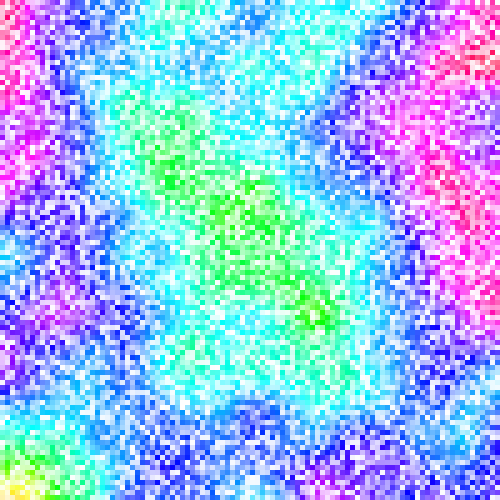
Frame 1 (no input)
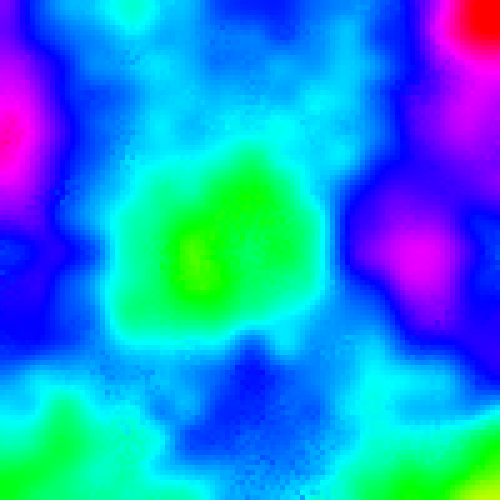
Frame 60 (no input)
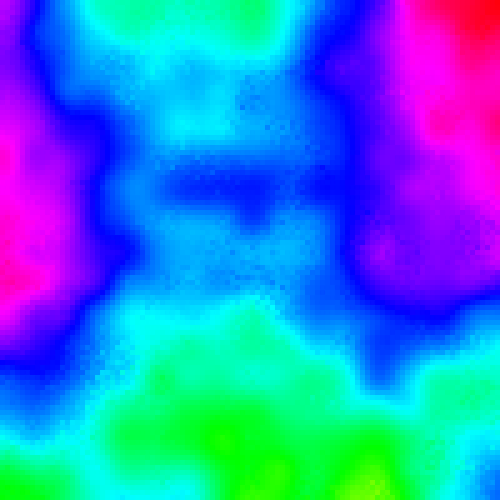
Frame 120 (the mouse pressed at the canvas centre since frame 60)

The p5.js sketch that drew these frames (run headless with seeded random() and noise() and a simulated clock; from frame 60 on, the mouse is pressed at the canvas centre):

// p5.js sketch
// ── sketch.js
//参考
// https://infosmith.biz/blog/it/p5js-noise
var size = 5;
var noise_fill = 0;
var noiseVal = 50;

 
function setup(){
    createCanvas(500, 500);
    colorMode(HSB);
    background(255);
    noStroke();
}
 
function draw(){
    for(var y=0; y*size < height; y++) {
        for(var x=0; x*size < width; x++) {
            var fillCol = noise(x/noiseVal, y/noiseVal, noise_fill)*500;
            fill(fillCol, 100, 100, random());// 色相
            rect(x*size, y*size, size, size);
        }
    }
    noise_fill += 0.01;
}
